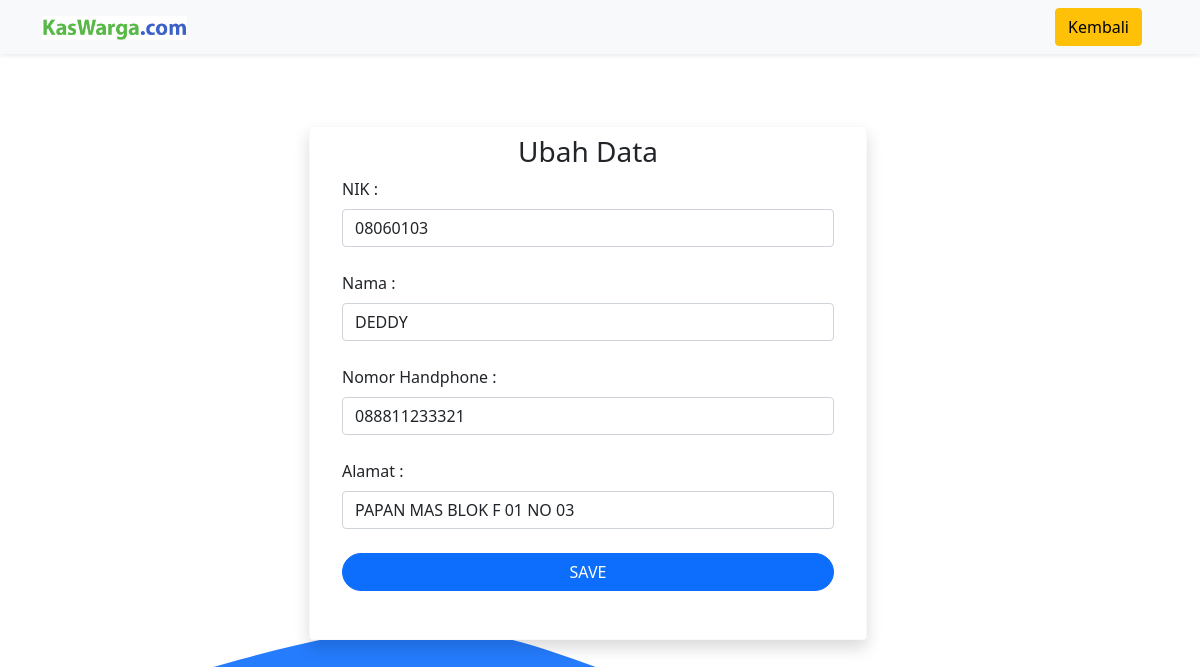
Page /ubah.php?id=10 (signed in) on the committed database.
### tables this page shows
CREATE TABLE `tb_data_warga` (
  `id` int(11) NOT NULL,
  `nik_warga` varchar(8) NOT NULL,
  `nama_warga` varchar(64) NOT NULL,
  `nomor_warga` varchar(12) NOT NULL,
  `alamat_warga` varchar(128) NOT NULL
);

### functions.php (called while the page is built, shortened)
<?php
    $koneksi = mysqli_connect("localhost", "root", "", "aplikasi_kas_warga");
    function query($query){
        global $koneksi;
        $result = mysqli_query($koneksi, $query);
        $rows = [];
        while( $row = mysqli_fetch_assoc($result)){
            $rows[] = $row;
        }
        return $rows;
    }
?>

### ubah.php (the view, shortened to what this page needs)
<?php
require 'functions.php';
$id = $_GET["id"];
$warga = query("SELECT * FROM tb_data_warga WHERE id = $id") [0];
?>
<!DOCTYPE html>
<html lang="en">
<head>
   <link rel="stylesheet" href="./aset/css/bootstrap.min.css">
</head>
<body>
<nav class="navbar navbar-expand-lg navbar-light bg-light shadow-sm">
  <div class="container">
  <a href="data.php" style="width: 13%;"><img src="./image/logo2.jpg" alt="logo" style="width: 100%;"></a>
    <div class="collapse navbar-collapse" id="navbarNavAltMarkup">
      <div class="navbar-nav ms-auto">
        <a href="data.php" class="btn btn-warning btn-md" style="margin-right:1pc;"><span class="fa fa-home"></span> Kembali</a>
      </div>
    </div>
  </div>
</nav>
<div class="container">
    <div class="row md-6">
        <div class="row mt-5 justify-content-center">
            <div class="card mt-4 border-light shadow col-6">
            <div class="text-center mt-2">
                    <h3>Ubah Data</h3>
                </div>
                <form action="" method="post">
                        <div class="row ms-2 me-2">
                        <div class="mb-4">
                            <label for="nik_warga" class="form-label">NIK :</label>
                            <input type="text" class="form-control" placeholder="masukkan NIK" name="nik_warga" id="nik_warga" required value="<?= $warga["nik_warga"] ?>">
                        </div>
                        <div class="mb-4">
                            <label for="nama_warga" class="form-label">Nama :</label>
                            <input type="text" class="form-control" placeholder="Masukkan Nama" name="nama_warga" id="nama_warga" required value="<?= $warga["nama_warga"] ?>">
                        </div>
                        <div class="mb-4">
                            <label for="nomor_warga" class="form-label">Nomor Handphone :</label>
                            <input type="text" class="form-control" placeholder="Masukkan Nomor Handphone" name="nomor_warga" id="nomor_warga" required value="<?= $warga["nomor_warga"] ?>">
                        </div>
                        <div class="mb-4">
                            <label for="alamat_warga" class="form-label">Alamat :</label>
                            <input type="text" class="form-control" placeholder="Masukkan Alamat" name="alamat_warga" id="alamat_warga" required value="<?= $warga["alamat_warga"] ?>">
                        </div>
                        <div class="mb-5">
                            <div class="d-grid">
                                <button type="submit" class="btn btn-primary rounded-pill" name="submit">SAVE</button>
                            </div>
                        </div>
                    </div>
                </form>
            </div>
        </div>
    </div>
</div>
</body>
</html>

### ubah.php (style rules this page uses)
body { background-image: url(./image/wave2.svg); background-repeat: no-repeat; background-position: bottom; margin-bottom: 7.6rem; }

### rows in the picture
tb_data_warga: nik_warga "08060103", nama_warga "DEDDY", nomor_warga "088811233321", alamat_warga "PAPAN MAS BLOK F 01 NO 03"
